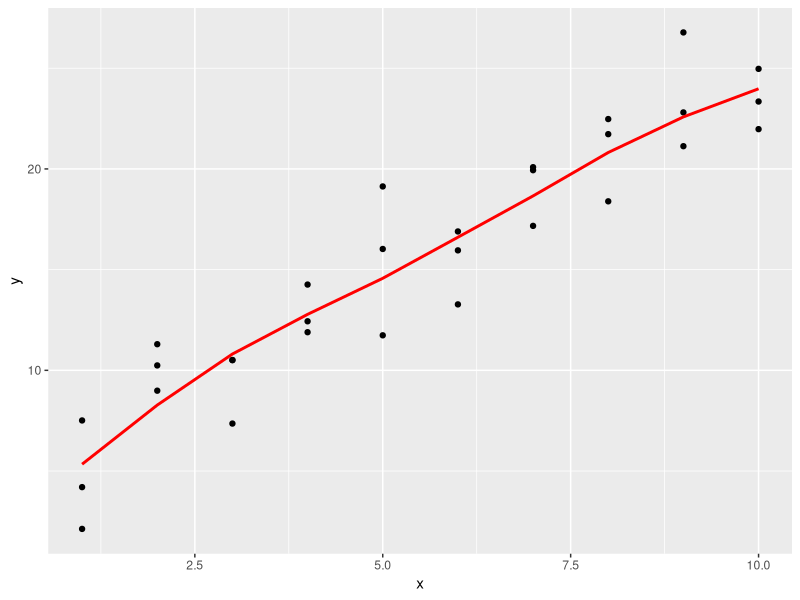
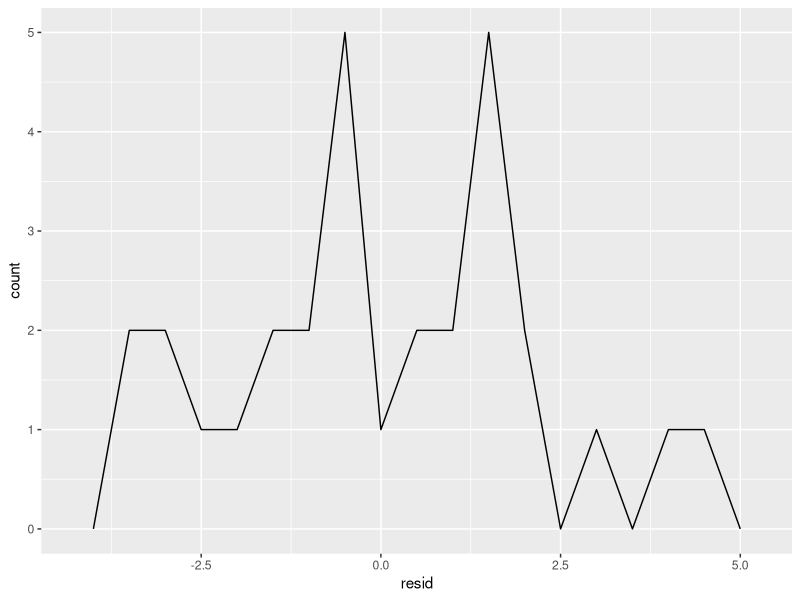
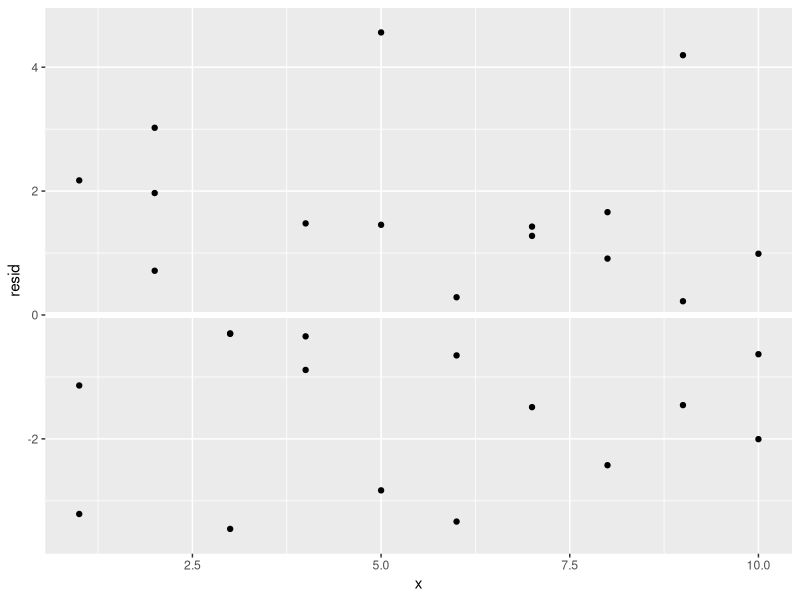
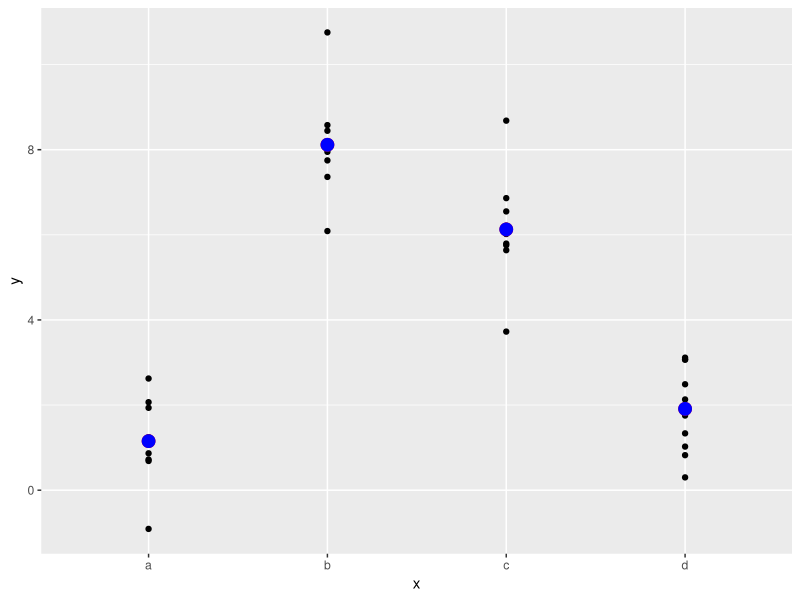
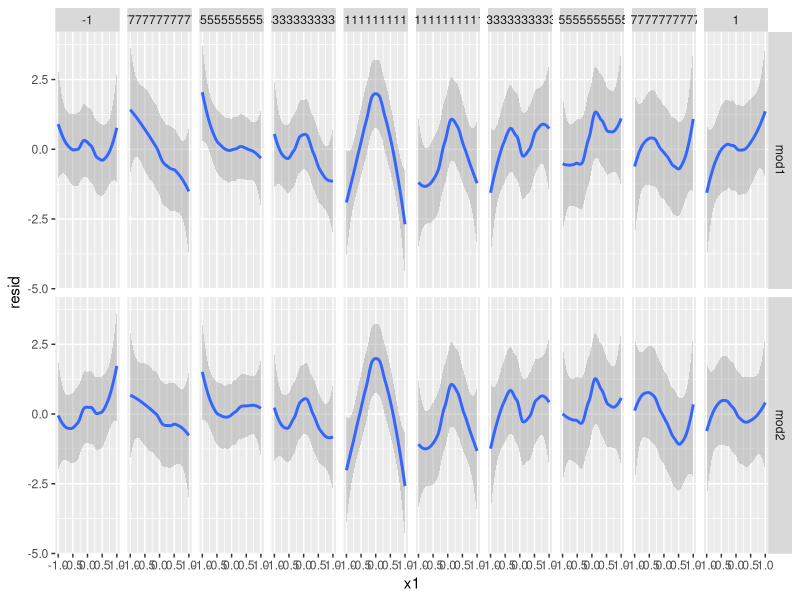

R code for these plots, in order:
## ---- chunk 1
knitr::opts_chunk$set(echo = TRUE)
## ---- chunk 2
library(tidyverse)
library(modelr)
## ---- chunk 3
sim1_loess <- loess(y ~ x, data = sim1)
grid_loess <- sim1 %>% 
  data_grid(x)
grid_loess <- grid_loess %>% 
  add_predictions(sim1_loess)
ggplot(sim1, aes(x, y)) +
  geom_point() +
  geom_line(data = grid_loess, aes(y = pred), color = "red", size = 1)

## ---- chunk 4
sim1 <- sim1 %>%
  add_residuals(sim1_loess)

ggplot(sim1, aes(resid)) +
  geom_freqpoly(binwidth = 0.5)

ggplot(sim1, aes(x, resid)) +
  geom_ref_line(h = 0) +
  geom_point()
## ---- chunk 5
mod2_no_intercept <- lm(y ~ 0+x , data = sim2)
mod2_intercept <- lm(y ~ x, data = sim2)

grid_mod2_intercept <- sim2 %>% 
  data_grid(x) %>% 
  add_predictions(mod2_intercept)

grid_mod2 <- sim2 %>% 
  data_grid(x) %>% 
  add_predictions(mod2_no_intercept)

summary(grid_mod2)
summary(grid_mod2_intercept)

ggplot(sim2, aes(x, y)) +
  geom_point() +
  geom_point(data = grid_mod2_intercept, aes(y = pred), color = "red", size = 4) +
  geom_point(data = grid_mod2, aes(y = pred), color = "blue", size = 4)
## ---- chunk 6
mod1 <- lm(y ~ x1 + x2, data = sim4)
mod2 <- lm(y ~ x1 * x2, data = sim4)

sim4mod <- sim4 %>% 
  gather_residuals(mod1, mod2)

ggplot(sim4mod, aes(x1, resid)) +
  geom_smooth(method = "loess") +
  facet_grid(model ~ x2)
